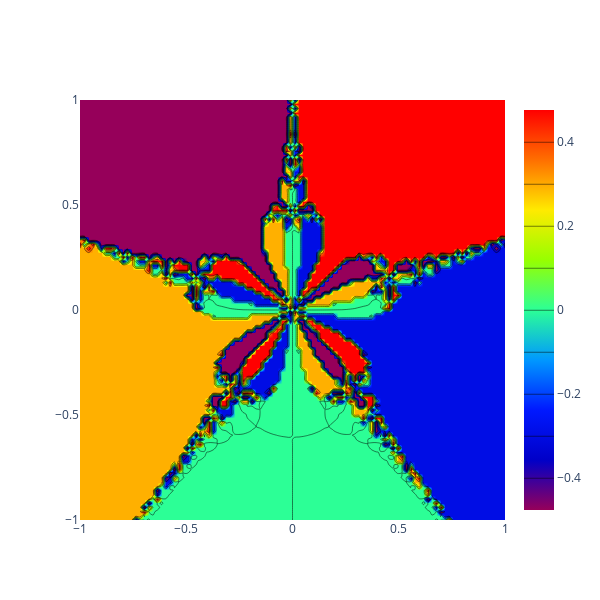

The notebook cell saved with this chart:
### Code cell
fig = go.Figure(data=
    go.Contour(
        x=R,
        y=I,
        z=d,
        line_smoothing=0.85,
        colorscale='rainbow',
        colorbar=dict(
            title='', # title here
            titleside='right',
            titlefont=dict(
                size=14,
                family='Arial, sans-serif')),
        contours=dict(
            coloring ='heatmap',
            showlabels = False, # show labels on contours
            #labelfont = dict( # label font properties
            #    size = 12,
            #    color = 'black',
            #)
        )))

fig.update_layout(
    autosize=False,
    width=600,
    height=600
)

fig.update_xaxes(
    constrain="domain",  # meanwhile compresses the xaxis by decreasing its "domain"
)
'''
fig.update_yaxes(
    scaleanchor = "x",
    scaleratio = 1,
)
'''

fig.show()

### Figure 1 — Plotly figure (JSON) as saved in the notebook; plotly's stock layout.template omitted (floating-point values rounded to 4 significant figures; data arrays with more than 128 entries replaced by an {"elided": "..."} marker saying what was removed)
{"data": [{"colorbar": {"title": {"font": {"family": "Arial, sans-serif", "size": 14}, "side": "right", "text": ""}}, "colorscale": [[0, "rgb(150,0,90)"], [0.125, "rgb(0,0,200)"], [0.25, "rgb(0,25,255)"], [0.375, "rgb(0,152,255)"], [0.5, "rgb(44,255,150)"], [0.625, "rgb(151,255,0)"], [0.75, "rgb(255,234,0)"], [0.875, "rgb(255,111,0)"], [1, "rgb(255,0,0)"]], "contours": {"coloring": "heatmap", "showlabels": false}, "line": {"smoothing": 0.85}, "type": "contour", "x": [-1, -0.9798, -0.9596, -0.9394, -0.9192, -0.899, -0.8788, -0.8586, -0.8384, -0.8182, -0.798, -0.7778, -0.7576, -0.7374, -0.7172, -0.697, -0.6768, -0.6566, -0.6364, -0.6162, -0.596, -0.5758, -0.5556, -0.5354, -0.5152, -0.4949, -0.4747, -0.4545, -0.4343, -0.4141, -0.3939, -0.3737, -0.3535, -0.3333, -0.3131, -0.2929, -0.2727, -0.2525, -0.2323, -0.2121, -0.1919, -0.1717, -0.1515, -0.1313, -0.1111, -0.09091, -0.07071, -0.05051, -0.0303, -0.0101, 0.0101, 0.0303, 0.05051, 0.07071, 0.09091, 0.1111, 0.1313, 0.1515, 0.1717, 0.1919, 0.2121, 0.2323, 0.2525, 0.2727, 0.2929, 0.3131, 0.3333, 0.3535, 0.3737, 0.3939, 0.4141, 0.4343, 0.4545, 0.4747, 0.4949, 0.5152, 0.5354, 0.5556, 0.5758, 0.596, 0.6162, 0.6364, 0.6566, 0.6768, 0.697, 0.7172, 0.7374, 0.7576, 0.7778, 0.798, 0.8182, 0.8384, 0.8586, 0.8788, 0.899, 0.9192, 0.9394, 0.9596, 0.9798, 1], "y": [-1, -0.9798, -0.9596, -0.9394, -0.9192, -0.899, -0.8788, -0.8586, -0.8384, -0.8182, -0.798, -0.7778, -0.7576, -0.7374, -0.7172, -0.697, -0.6768, -0.6566, -0.6364, -0.6162, -0.596, -0.5758, -0.5556, -0.5354, -0.5152, -0.4949, -0.4747, -0.4545, -0.4343, -0.4141, -0.3939, -0.3737, -0.3535, -0.3333, -0.3131, -0.2929, -0.2727, -0.2525, -0.2323, -0.2121, -0.1919, -0.1717, -0.1515, -0.1313, -0.1111, -0.09091, -0.07071, -0.05051, -0.0303, -0.0101, 0.0101, 0.0303, 0.05051, 0.07071, 0.09091, 0.1111, 0.1313, 0.1515, 0.1717, 0.1919, 0.2121, 0.2323, 0.2525, 0.2727, 0.2929, 0.3131, 0.3333, 0.3535, 0.3737, 0.3939, 0.4141, 0.4343, 0.4545, 0.4747, 0.4949, 0.5152, 0.5354, 0.5556, 0.5758, 0.596, 0.6162, 0.6364, 0.6566, 0.6768, 0.697, 0.7172, 0.7374, 0.7576, 0.7778, 0.798, 0.8182, 0.8384, 0.8586, 0.8788, 0.899, 0.9192, 0.9394, 0.9596, 0.9798, 1], "z": {"elided": "100x100 float values"}}], "layout": {"autosize": false, "height": 600, "width": 600, "xaxis": {"constrain": "domain"}}}
